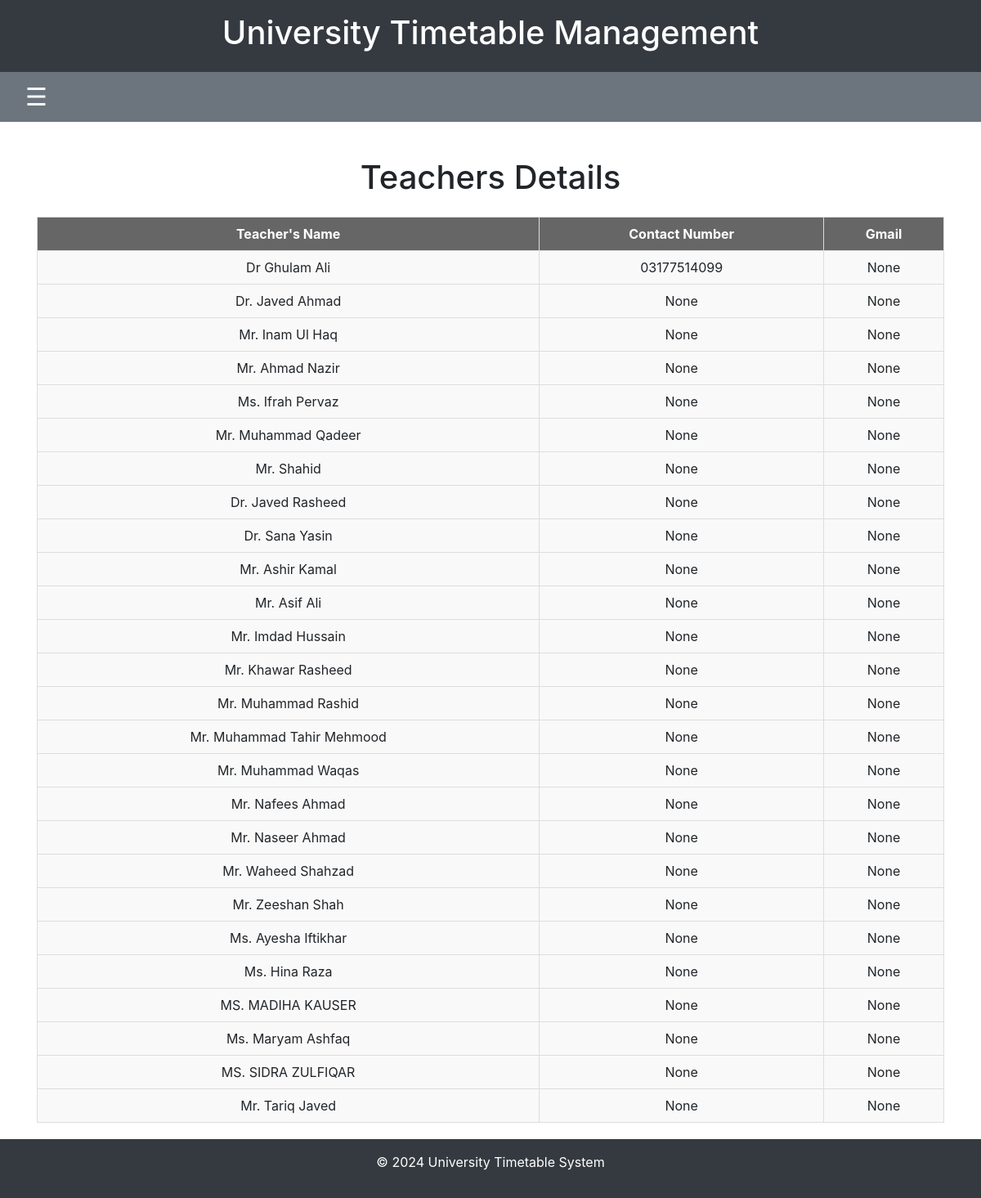
/teacher_contacts, run on an earlier commit of the app's database.
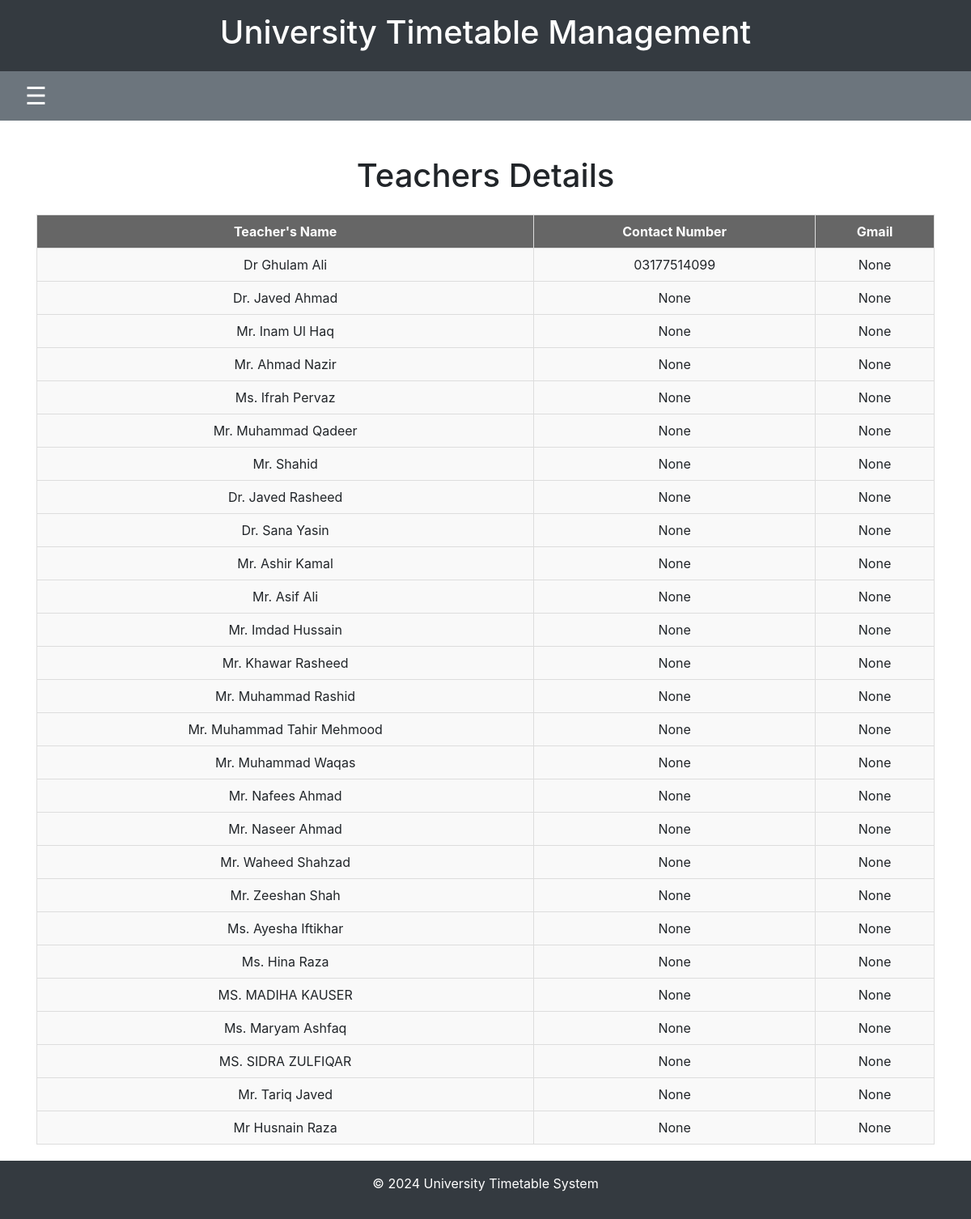
And on a later commit of the database.
### timetable/models.py (models this page shows, shortened)
class Teacher(models.Model):
    name = models.CharField(max_length=100)
    phone_number = models.CharField(max_length=12, null=True, blank=True)  # Phone number can be null
    gmail = models.EmailField(null=True, blank=True)  # Gmail field is optional

### timetable/views.py (the view)
# urls.py: path('teacher_contacts', views.teacher_contacts, name='teacher_contacts'),
def teacher_contacts(request):
    teachers = Teacher.objects.all()
    context = {
        'teachers': teachers,
    }
    return render(request, 'timetable/teacher_contacts.html', context)

### timetable/templates/timetable/teacher_contacts.html (shortened to what this page needs)
{% extends 'timetable/base.html' %}
{% block content %}
<h1 class="my-4 text-center">Teachers Details</h1>
<table class="timetable-table">
    <thead>
        <tr>
            <th>Teacher's Name</th>
            <th>Contact Number</th>
            <th>Gmail</th>
        </tr>
    </thead>
    <tbody>
        {% for teacher in teachers %}
            <tr>
                <td class="schedule-info">{{ teacher.name }}</td>
                <td class="schedule-info">{{ teacher.phone_number }}</td>
                <td class="schedule-info">{{ teacher.gmail}}</td>
            </tr>
        {% endfor %}
    </tbody>
</table>
{% endblock %}

What changed in the data, as far as the page shows it:
added Teacher: name "Mr Husnain Raza", phone_number "None", gmail "None"
